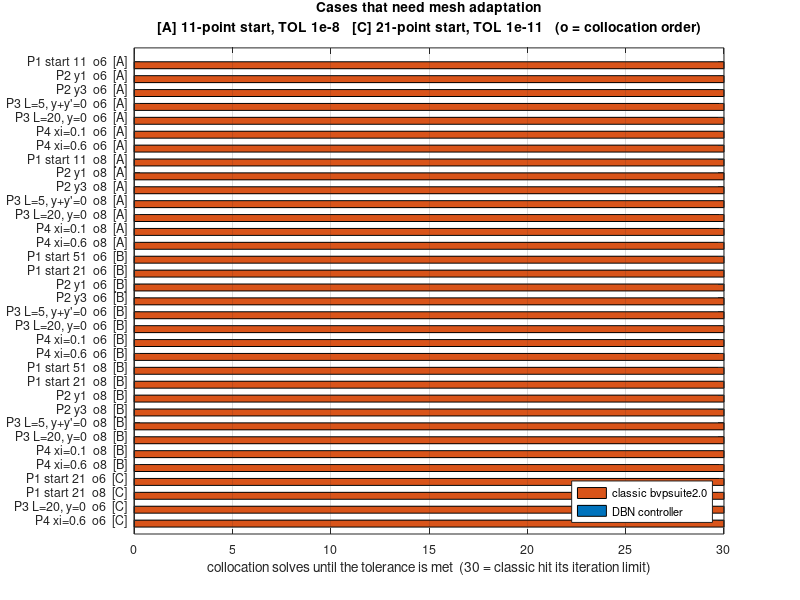
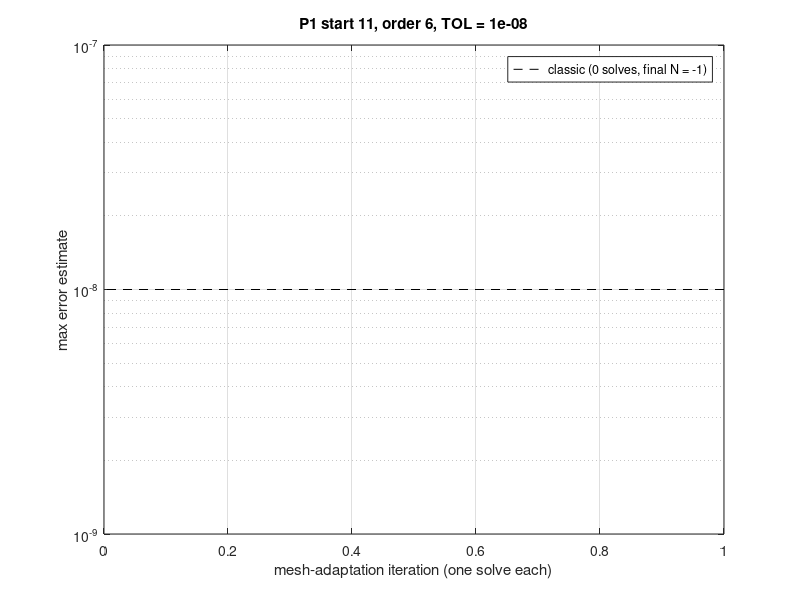
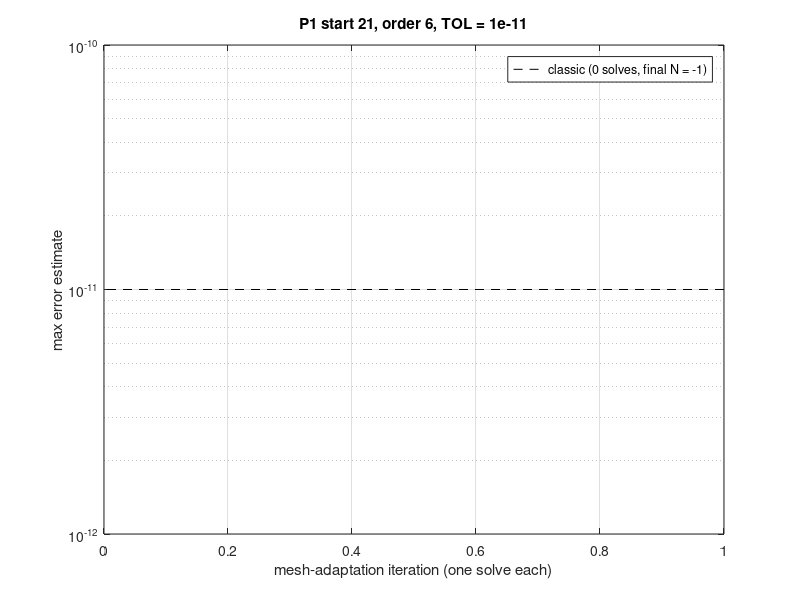

MATLAB code to generate these figures, in order:
function results = run_dbn_comparison(which_problems, opts)
% RUN_DBN_COMPARISON  Classic bvpsuite2.0 mesh adaptation versus the Dynamic-Bayesian-Network
% controller, on the four problems of Hohenegger/Settanni/Weinmueller/Wolde (ANM 205, 2024).
%
% Usage (MATLAB or GNU Octave; cd into this folder first):
%     run_dbn_comparison                 % problems 1-4, all scenarios
%     run_dbn_comparison([1 4])          % only Problems 1 and 4
%     run_dbn_comparison(1:4, struct('orders',6))      % quicker: collocation order 6 only
%
% Options (struct): orders (default [6 8]), plots (default true), show (MATLAB: true)
%
% Every run uses the SAME solver, the SAME h-h/2 error estimate and the SAME acceptance
% test (scaled error estimate < 1, abs. tol = rel. tol. = TOL); only the strategy that
% decides "relocate / refine / coarsen / accept" differs.  The DBN therefore changes
% the effort, not the accuracy requirement.
%
% Effort measures printed per run
%     solves  number of collocation solves + error estimates (= mesh-adaptation iterations)
%     work    sum over the iterations of (coarse + fine) mesh intervals = 3*N
%     N       number of mesh intervals of the final mesh
%     time    wall-clock seconds
%
% Scenarios
%   A  coarse start mesh (11 points), TOL = 1e-8  -- the user does not know how many points are needed
%   B  paper start meshes (51 points; 21 for Problem 1 as in Table 1), TOL = 1e-8
%   C  tight tolerance TOL = 1e-11 from a 21-point start (needs much more adaptation)

if nargin < 1 || isempty(which_problems), which_problems = 1:4; end
if nargin < 2, opts = struct(); end
if ~isfield(opts,'orders'), opts.orders = [6 8]; end
if ~isfield(opts,'plots'),  opts.plots = true;   end
if ~isfield(opts,'show'),   opts.show = ~exist('OCTAVE_VERSION','builtin'); end

here = fileparts(mfilename('fullpath'));
addpath(fullfile(here,'bvpsuite2.0'), fullfile(here,'PaperProblems'));
warning('off','all');
global PAPER PAPERLOG BVPSTATS DBNTRACE
PAPERLOG = '';
figdir = fullfile(here,'figures_dbn');
if opts.plots && ~exist(figdir,'dir'), mkdir(figdir); end

emit('\nClassic bvpsuite2.0 mesh adaptation  vs.  Dynamic Bayesian Network controller\n');
emit('Platform: %s\n', version_string());
emit('Same solver, same error estimate, same acceptance test; only the adaptation strategy differs.\n');

% ---- list of cases -----------------------------------------------------------------
% each case: struct(prob, order, start, TOL, label, fields...)
cases = {};
for o = opts.orders
    for pr = which_problems
        % scenario A: coarse start
        cases = [cases, mk(pr, o, 11, 1e-8, 'A')];                  %#ok<AGROW>
    end
end
for o = opts.orders
    for pr = which_problems
        % scenario B: paper start meshes
        if pr == 1, st = [51 21]; else, st = 51; end
        for s = st, cases = [cases, mk(pr, o, s, 1e-8, 'B')]; end   %#ok<AGROW>
    end
end
for pr = which_problems         % scenario C: tight tolerance, hard variants only
    switch pr
        case 1, for o = opts.orders, cases = [cases, mk(1, o, 21, 1e-11, 'C')]; end
        case 3, cases = [cases, mk(3, opts.orders(1), 21, 1e-11, 'C', 'hard')];
        case 4, cases = [cases, mk(4, opts.orders(1), 21, 1e-11, 'C', 'hard')];
    end
end

% ---- run ----------------------------------------------------------------------------
R = [];  tstart = tic;  curScen = '';
titles = struct('A','A: coarse start mesh (11 points), TOL = 1e-8', ...
                'B','B: starting meshes of the paper, TOL = 1e-8', ...
                'C','C: tight tolerance TOL = 1e-11, 21-point start');
for ic = 1:numel(cases)
    c = cases{ic};
    if ~strcmp(c.scen, curScen)
        curScen = c.scen;
        emit('\n==== Scenario %s ====\n', titles.(curScen));
        emit('%-26s %-3s | %6s %7s %5s %7s | %6s %7s %5s %7s | %s\n','case','ord','solves','work','N','time','solves','work','N','time','');
        emit('%-26s %-3s | %-29s | %-29s | %s\n','','','        classic','        DBN','solves  work  time');
    end
    for im = 1:2
        meth = {'classic','dbn'};
        setup(c, meth{im});
        BVPSTATS = struct('iters',0,'work',0,'Nhist',[],'errhist',[]);
        DBNTRACE = struct('rows',zeros(0,9));
        t0 = tic;  ok = true;
        try
            evalc('[x,~,s] = bvpsuite2(c.name,''bvps2_paper_settings'');');
            err = max(abs(s.errest(:)));
        catch ME
            ok = false;  x = [];  err = NaN;  lastmsg = ME.message;
        end
        r.msg = ''; if ~ok, r.msg = lastmsg; end
        r.ok = ok; r.iters = BVPSTATS.iters; r.work = BVPSTATS.work; r.N = numel(x)-1;
        r.time = toc(t0); r.err = err; r.Nhist = BVPSTATS.Nhist; r.errhist = BVPSTATS.errhist;
        r.trace = DBNTRACE.rows;
        res{im} = r;                                               %#ok<AGROW>
    end
    a = res{1};  b = res{2};
    if ~b.ok, emit('  [DBN run failed: %s]\n', strtok(b.msg, char(10))); end
    emit('%-26s %-3d | %6s %7d %5d %6.1fs | %6s %7d %5d %6.1fs | %s\n', c.label, c.order, ...
         itxt(a), a.work, a.N, a.time, itxt(b), b.work, b.N, b.time, ratio(a,b));
    R = [R; struct('case',c,'classic',a,'dbn',b)];                 %#ok<AGROW>
end

% ---- summary ------------------------------------------------------------------------
emit('\n==== Summary (cases where both strategies reached the tolerance) ====\n');
for sc = 'ABC'
    idx = find(arrayfun(@(r) r.case.scen == sc && r.classic.ok && r.dbn.ok, R));
    if isempty(idx), continue; end
    si = sum(arrayfun(@(r) r.classic.iters, R(idx)));  di = sum(arrayfun(@(r) r.dbn.iters, R(idx)));
    sw = sum(arrayfun(@(r) r.classic.work,  R(idx)));  dw = sum(arrayfun(@(r) r.dbn.work,  R(idx)));
    st = sum(arrayfun(@(r) r.classic.time,  R(idx)));  dt = sum(arrayfun(@(r) r.dbn.time,  R(idx)));
    emit('Scenario %s: solves %3d -> %3d (%.0f%% fewer) | work %6d -> %6d (%.0f%% less) | time %6.1fs -> %6.1fs (%.0f%% less)\n', ...
         sc, si, di, 100*(1-di/si), sw, dw, 100*(1-dw/sw), st, dt, 100*(1-dt/st));
end
nfail = sum(arrayfun(@(r) ~r.classic.ok, R));
if nfail > 0
    emit('Classic adaptation failed (iteration limit reached) in %d case(s) where the DBN succeeded: marked "fail".\n', nfail);
end
emit('Total run time: %.1f s\n', toc(tstart));
results = R;

% ---- figures -----------------------------------------------------------------------
if opts.plots
    save_fig(figdir, opts, 'dbn_fig1_solves_classic_vs_dbn', @() plot_bars(R));
    k = find(arrayfun(@(r) r.case.scen == 'A' && r.case.prob == 1 && r.case.order == opts.orders(1), R), 1);
    if ~isempty(k)
        save_fig(figdir, opts, 'dbn_fig2_problem1_error_history', @() plot_hist(R(k)));
        save_fig(figdir, opts, 'dbn_fig3_problem1_beliefs',        @() plot_belief(R(k)));
    end
    k = find(arrayfun(@(r) r.case.scen == 'C' && r.case.prob == 1, R), 1);
    if ~isempty(k), save_fig(figdir, opts, 'dbn_fig4_problem1_tight_tol', @() plot_hist(R(k))); end
end
try
    fid = fopen(fullfile(here,'dbn_comparison_output.txt'),'w');  fprintf(fid,'%s',PAPERLOG);  fclose(fid);
    emit('Output also written to %s\n', fullfile(here,'dbn_comparison_output.txt'));
catch
end
end

% ==========================================================================================
function c = mk(pr, order, start, TOL, scen, variant)
% one or two cases per problem (the easy variant and the hard one)
if nargin < 6, variant = 'all'; end
names = {'bvps2_paper_p1','bvps2_paper_p2','bvps2_paper_p3','bvps2_paper_p4'};
base = struct('prob',pr,'name',names{pr},'order',order,'start',start,'TOL',TOL,'scen',scen, ...
              'label','','p2_init',0,'p3_L',20,'p3_bc',1,'p4_xi',0.6,'solTol',1e-12);
if pr == 4, base.solTol = 1e-10; end
switch pr
    case 1
        b = base;  b.label = sprintf('P1 start %d', start);  c = {b};
    case 2
        b1 = base; b1.p2_init = 0; b1.label = 'P2 y1';  b2 = base; b2.p2_init = 1; b2.label = 'P2 y3';  c = {b1, b2};
    case 3
        b1 = base; b1.p3_L = 5;  b1.p3_bc = 1; b1.label = 'P3 L=5, y+y''=0';
        b2 = base; b2.p3_L = 20; b2.p3_bc = 2; b2.label = 'P3 L=20, y=0';
        c = {b1, b2};  if strcmp(variant,'hard'), c = {b2}; end
    case 4
        b1 = base; b1.p4_xi = 0.1; b1.label = 'P4 xi=0.1';  b2 = base; b2.p4_xi = 0.6; b2.label = 'P4 xi=0.6';
        c = {b1, b2};  if strcmp(variant,'hard'), c = {b2}; end
end
if pr == 1 && strcmp(scen,'B'), c{1}.label = sprintf('P1 start %d', start); end
end

function setup(c, meth)
global PAPER
PAPER = struct('TOL',c.TOL,'Nmesh',c.start,'order',c.order,'solTol',c.solTol,'mode',meth,'coarsen',0, ...
               'p2_init',c.p2_init,'p3_L',c.p3_L,'p3_bc',c.p3_bc,'p4_xi',c.p4_xi);
end

function s = itxt(r)
if r.ok, s = sprintf('%d', r.iters); else, s = 'fail'; end
end

function t = ratio(a, b)
if ~a.ok && b.ok, t = 'classic failed';  return; end
if a.iters == b.iters, t = 'same solves'; else, t = sprintf('%d -> %d solves', a.iters, b.iters); end
end

function emit(fmt, varargin)
global PAPERLOG
str = sprintf(fmt, varargin{:});
PAPERLOG = [PAPERLOG str];
fprintf('%s', str);
end

function v = version_string()
if exist('OCTAVE_VERSION','builtin'), v = ['GNU Octave ' OCTAVE_VERSION]; else, v = ['MATLAB ' version]; end
end

function save_fig(figdir, opts, name, plotfun)
try
    if opts.show, vis = 'on'; else, vis = 'off'; end
    f = figure('Visible',vis,'Color','w','Name',name,'NumberTitle','off','Position',[100 100 900 560]);
    plotfun();  drawnow;
    print(f, fullfile(figdir,[name '.png']), '-dpng', '-r150');
    if ~opts.show, close(f); end
    emit('  figure saved: %s\n', fullfile('figures_dbn',[name '.png']));
catch err
    emit('  (could not draw/save %s: %s)\n', name, err.message);
end
end

% ---------------------------------------------------------------- figures
function plot_bars(R)
% number of solves per case, classic vs DBN (only cases where some adaptation happens)
keep = find(arrayfun(@(r) r.classic.iters > 1 || ~r.classic.ok || r.dbn.iters > 1, R));
n = numel(keep);  a = zeros(n,1);  b = zeros(n,1);  lab = cell(n,1);
for k = 1:n
    r = R(keep(k));
    a(k) = r.classic.iters;  b(k) = r.dbn.iters;
    if ~r.classic.ok, a(k) = 30; end                      % iteration limit
    lab{k} = sprintf('%s  o%d  [%s]', r.case.label, r.case.order, r.case.scen);
end
h = barh(flipud([a b]), 1);
try, set(h(1),'FaceColor',[0.85 0.33 0.10]); set(h(2),'FaceColor',[0 0.45 0.74]); catch, end
set(gca,'YTick',1:n,'YTickLabel',flipud(lab),'FontSize',9);
legend({'classic bvpsuite2.0','DBN controller'},'Location','southeast');
xlabel('collocation solves until the tolerance is met  (30 = classic hit its iteration limit)');
title({'Cases that need mesh adaptation', '[A] 11-point start, TOL 1e-8   [C] 21-point start, TOL 1e-11   (o = collocation order)'});
box on; grid on;
end

function plot_hist(r)
% error estimate and mesh size per iteration for one case
c = r.case;  hold on;
semilogy(1:numel(r.classic.errhist), r.classic.errhist, 'o-', 'Color',[0.85 0.33 0.1], 'LineWidth',1.8, 'MarkerSize',6);
semilogy(1:numel(r.dbn.errhist),     r.dbn.errhist,     's-', 'Color',[0 0.45 0.74], 'LineWidth',1.8, 'MarkerSize',6);
set(gca,'YScale','log');
plot([1 max(numel(r.classic.errhist), numel(r.dbn.errhist))], [c.TOL c.TOL], 'k--');
hold off; grid on; box on; xlabel('mesh-adaptation iteration (one solve each)'); ylabel('max error estimate');
legend({sprintf('classic (%d solves, final N = %d)', r.classic.iters, r.classic.N), ...
        sprintf('DBN (%d solves, final N = %d)', r.dbn.iters, r.dbn.N), 'TOL'}, 'Location','northeast');
title(sprintf('%s, order %d, TOL = %.0e', c.label, c.order, c.TOL));
end

function plot_belief(r)
% DBN belief over the mesh state S and chosen action, per iteration
T = r.dbn.trace;  if isempty(T), return; end
nit = size(T,1);
bS = T(:,4:7);  act = T(:,9);
h = bar(bS, 'stacked'); hold on;
cols = [0.80 0.30 0.20; 0.95 0.65 0.15; 0.30 0.70 0.40; 0.30 0.50 0.85];
for kk = 1:4, try, set(h(kk),'FaceColor',cols(kk,:)); catch, end, end
an = {'relocate','refine','coarsen','accept'};
for i = 1:nit
    text(i, 1.04, an{act(i)}, 'HorizontalAlignment','center','FontSize',9,'FontWeight','bold');
    text(i, -0.06, sprintf('M=%d', T(i,2)), 'HorizontalAlignment','center','FontSize',8);
end
hold off; ylim([-0.1 1.12]); xlim([0.4 nit+0.6]);
legend({'Misplaced','Underresolved','Adequate','Overresolved'}, 'Location','eastoutside');
xlabel('iteration'); ylabel('belief P(S_t | observations)');
title(sprintf('DBN beliefs and decisions: %s, order %d, TOL = %.0e', r.case.label, r.case.order, r.case.TOL));
end
